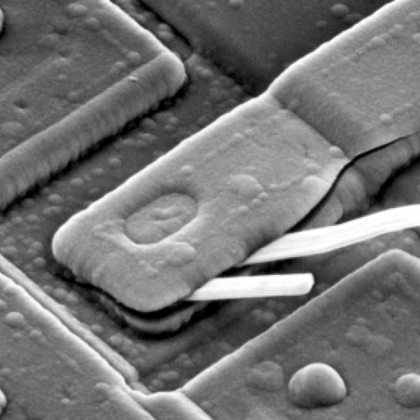
%> input picture 数字图像处理/ass2/assignment2/asset/image/436.tif, 420 x 420 px, shrunk from 1026 x 1026 before the run
$ octave assignment2.m   (GNU Octave 9; MATLAB toolbox functions it lacks are replaced by stand-ins)
%> lines starting %> are read from the running program, lines starting %| are printed output that depends on the picture
### 数字图像处理/ass2/assignment2/code/process_with_zero.m
function [g_r] = process_with_zero(I,type,D_0)
    I = im2double(I);
    figure;subplot(3,3,1);imshow(I);
    [X,Y] = size(I);
    P = 2*X;
    Q = 2*Y;
    J = zeros(P,Q);
    J(1:X,1:Y) = J(1:X,1:Y) + I;
    subplot(3,3,2);imshow(J);
    for i = 1:P
        for j = 1:Q
            J(i,j) = J(i,j) * (-1)^(i+j);
        end
    end
    subplot(3,3,3);imshow(J);
    F_J = fft2(J,P,Q);
    % figure, imshow(uint8(abs(F_J)));
    % T = uint8(abs(F_J)) * 10;
    T = uint8(log(1 + abs(F_J)) * 20);
    subplot(3,3,4);imshow(T);
    H = low_pass_fliter(type,P,Q,D_0);
    subplot(3,3,5);imshow(H);
    G = H.*F_J;
    T_1 = uint8(log(1 + abs(G)) * 20);
    subplot(3,3,6);imshow(T_1);
    g = real(ifft2(G)); %做傅里叶反变换
    for i = 1:P
        for j = 1:Q
            g(i,j) = g(i,j) * (-1)^(i+j);
        end
    end
    subplot(3,3,7);imshow(g);
    g_r = g(1:X,1:Y);
    subplot(3,3,8);imshow(g_r);

### 数字图像处理/ass2/assignment2/code/low_pass_fliter.m
function [output] = low_pass_fliter(type,X,Y,D_0)
    distance = d_2_center(X,Y);
    switch type
        case 1 %理想低通滤波器
            output = (distance <= D_0);
        case 2 %巴特沃斯低通滤波器
            output = 1 ./ (1 + ((distance / D_0).^4));
        case 3 %高斯低通滤波器
            output = exp(-(distance.^2)/(2*D_0*D_0));
    end


    function [distance] = d_2_center(X,Y) %用于计算频率矩阵中任意一点到中心的距离，X、Y表示矩阵大小
        distance = zeros(X,Y);
        center_x = floor(X/2) + 1;
        center_y = floor(Y/2) + 1;
        for i = 1:X
            for j = 1:Y
                distance(i,j) = hypot((i - center_x),(j - center_y));
            end
        end

### 数字图像处理/ass2/assignment2/code/assignment2.m
I = imread('../asset/image/436.tif');
%> I is the input picture: size 420x420 uint8; min 0, max 255, mean 115.6
g_with_zero = process_with_zero(I,3,30);%使用高斯低通滤波器，截止频率取30
%> after the loop in process_with_zero, `for i = 1:P`:
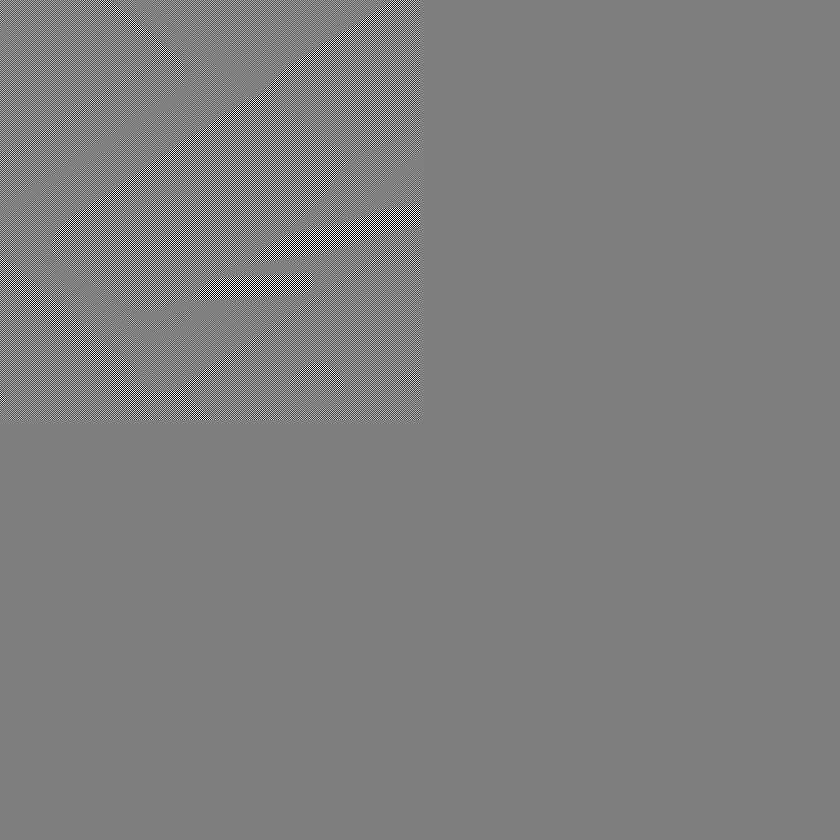
%> J: size 840x840 double; min -1, max 1, mean 2.83e-07; drawn with min black and max white
%> in process_with_zero, `imshow(J)`:
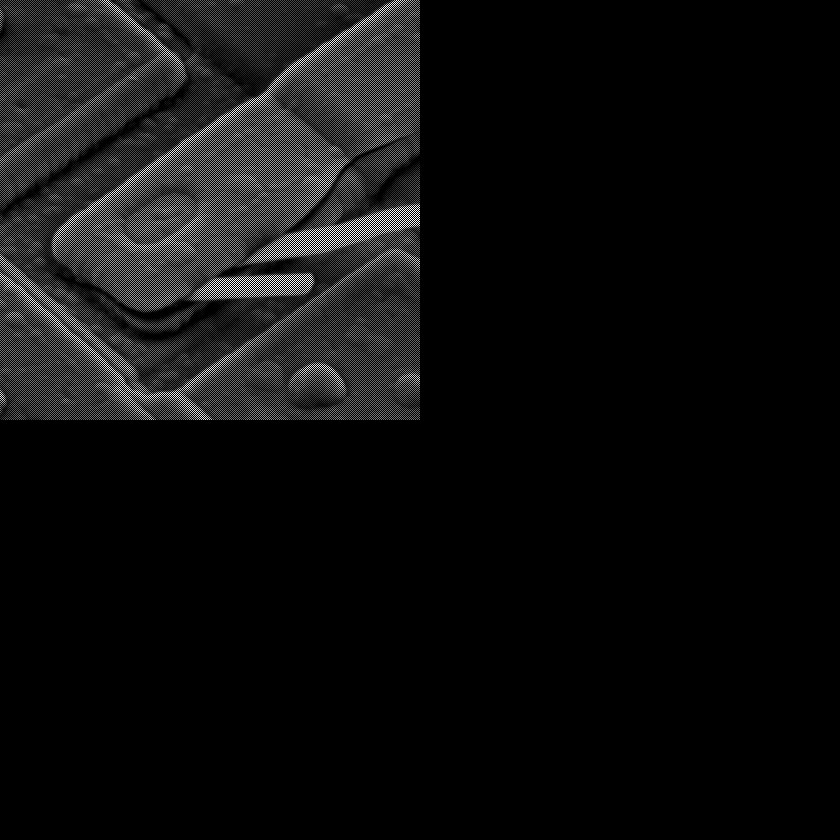
%> displayed picture: size 840x840, on the screen's scale of 0 to 255; min 0, max 255, mean 14.4
%> in process_with_zero, `T = uint8(log(1 + abs(F_J)) * 20);`:
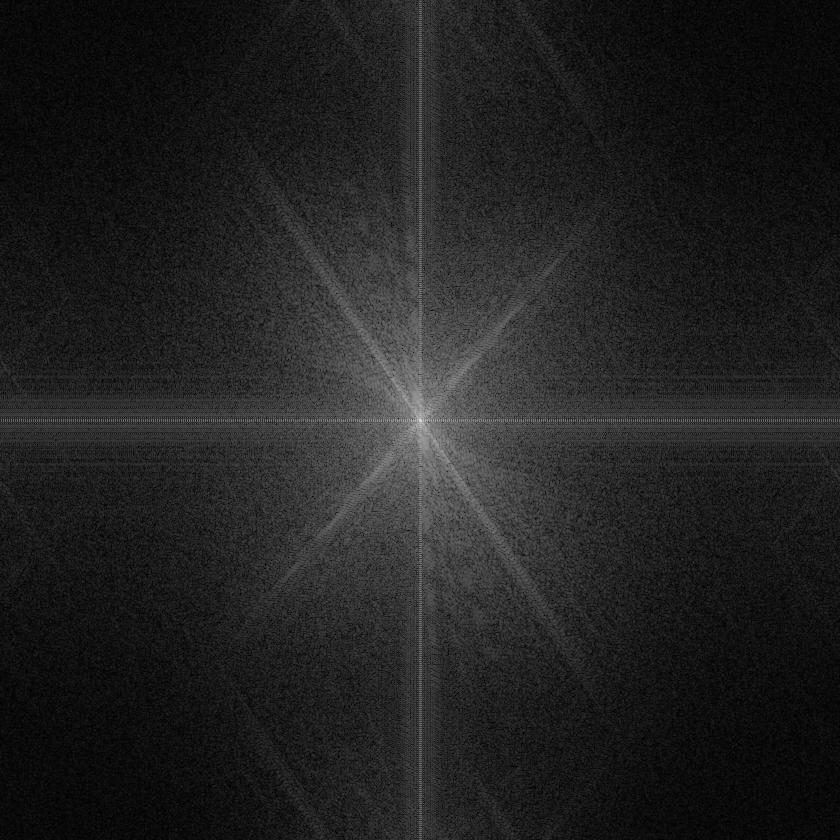
%> T: size 840x840 uint8; min 0, max 226, mean 33.3
%> after the loop in d_2_center, `for i = 1:X`:
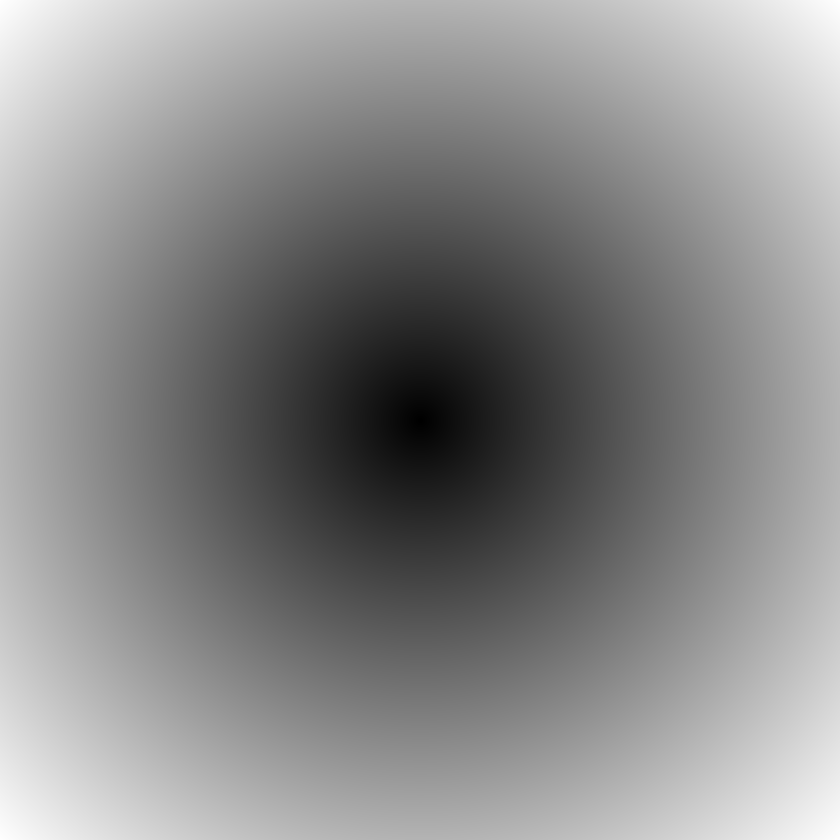
%> distance: size 840x840 double; min 0, max 594, mean 321.4; drawn with min black and max white
%> in process_with_zero, `T_1 = uint8(log(1 + abs(G)) * 20);`:
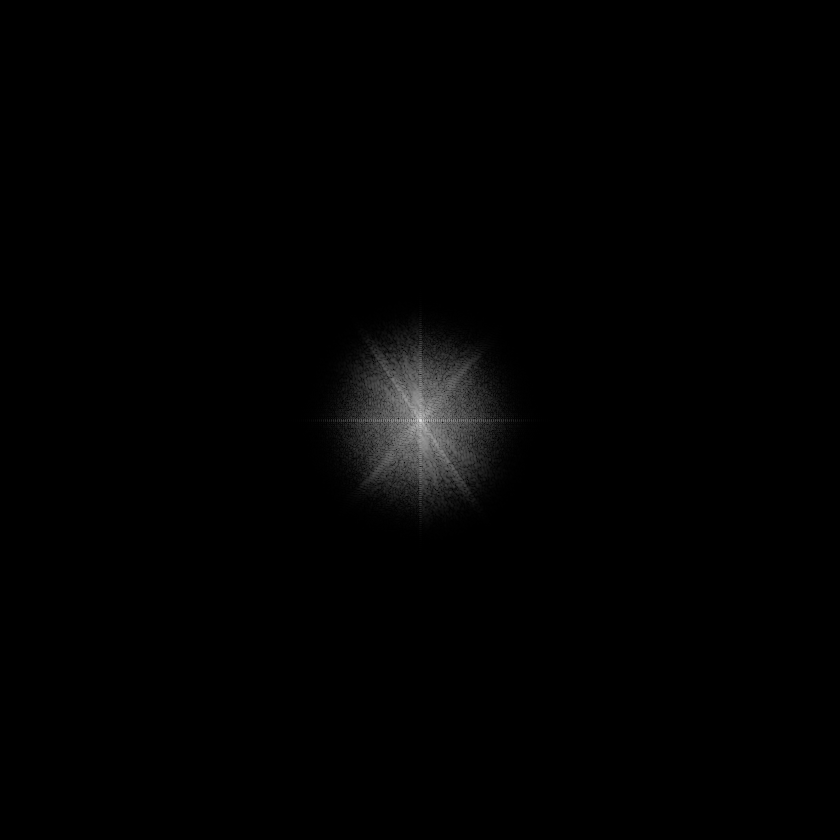
%> T_1: size 840x840 uint8; min 0, max 226, mean 2.1
%> after the loop in process_with_zero, `for i = 1:P`:
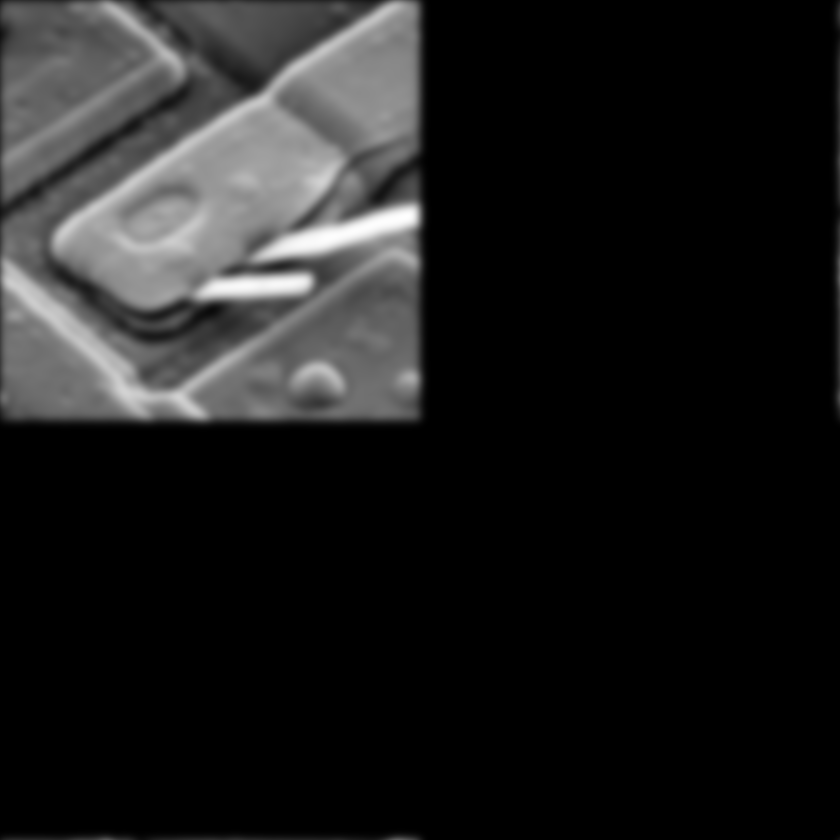
%> g: size 840x840 double; min -3.3e-16, max 0.981, mean 0.113; drawn with min black and max white
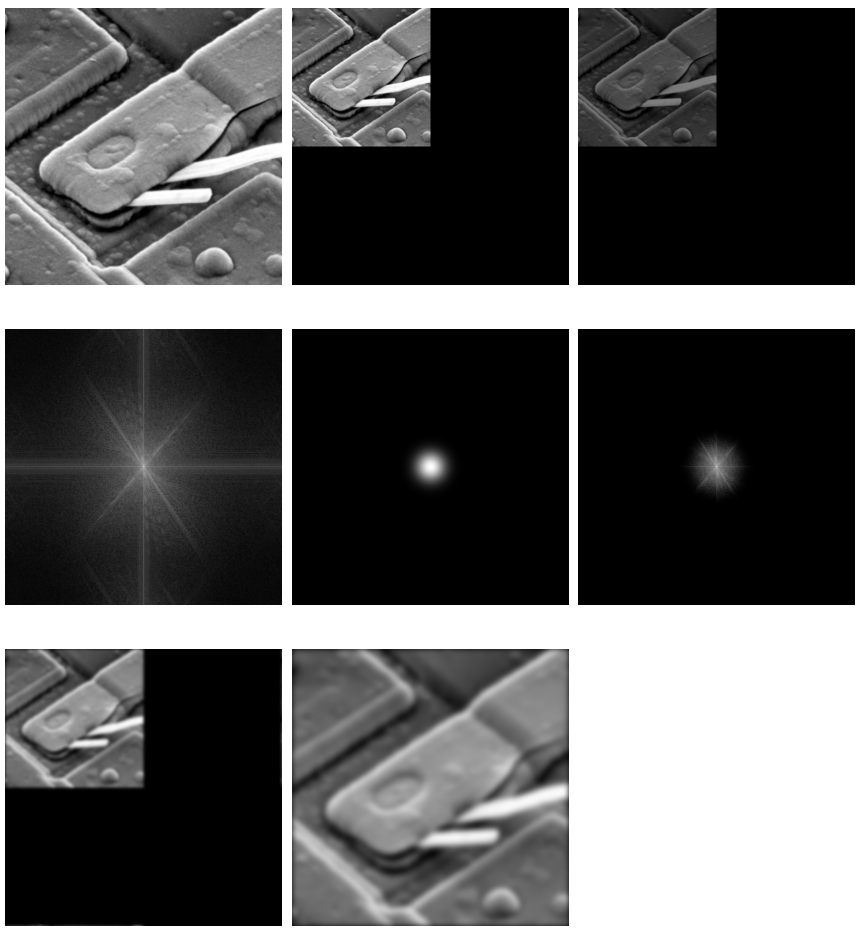
%> figure redrawn from the program's plot data, 8 panels
